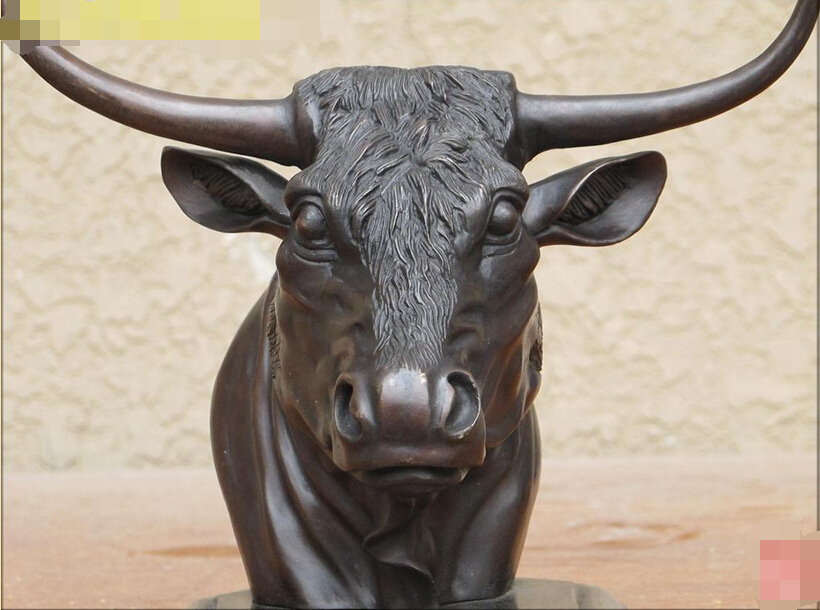
#> input picture images/bull3.jpg, 820 x 610 px
$ python convert_to_grayscale.py --input_dir ../../images --output_dir out
#> lines starting #> are read from the running program, lines starting #| are printed output that depends on the picture
"""Grayscale image converter.
Converts all images in a given input directory to grayscale, and save them to an output directory.
"""
import argparse
import os
from os import walk

from PIL import Image

parser = argparse.ArgumentParser()
parser.add_argument('-i', '--input_dir', required=True)
parser.add_argument('-o', '--output_dir', required=True)
args = parser.parse_args()

if not os.path.exists(args.output_dir):
    os.makedirs(args.output_dir)

for (dirpath, dirnames, filenames) in walk(args.input_dir):
    for filename in filenames:
        path = os.path.abspath(os.path.join(dirpath, filename))
        im = Image.open(path).convert('L')
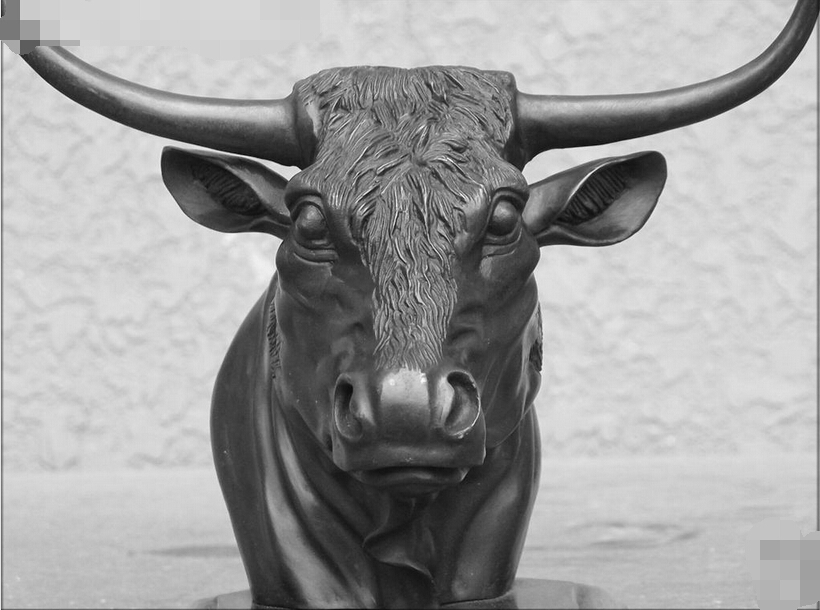
#> im: PIL image 820x610 L; min 7, max 253, mean 158.4
        out_path = os.path.abspath(os.path.join(args.output_dir, filename))
        im.save(out_path)

$ run again, on images/cat-eye1.jpg
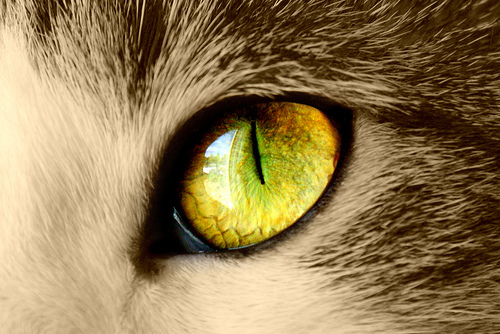
#> input picture images/cat-eye1.jpg, 500 x 334 px
#> `im = Image.open(path).convert('L')`:
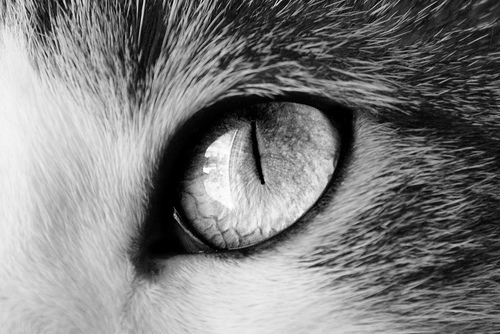
#> im: PIL image 500x334 L; min 0, max 255, mean 126.1

$ run again, on images/cat-face1.jpg
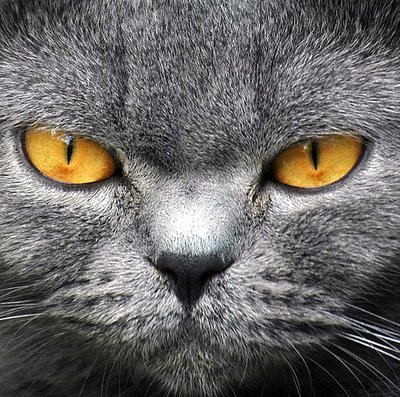
#> input picture images/cat-face1.jpg, 400 x 397 px
#> `im = Image.open(path).convert('L')`:
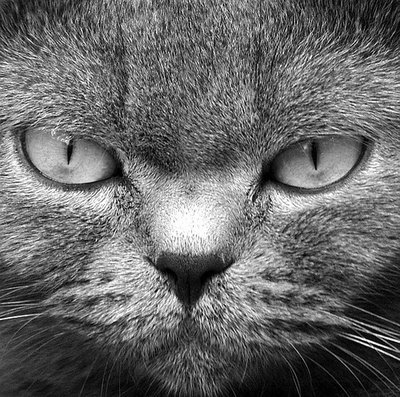
#> im: PIL image 400x397 L; min 0, max 255, mean 103.8

$ run again, on images/cat-face2.jpg
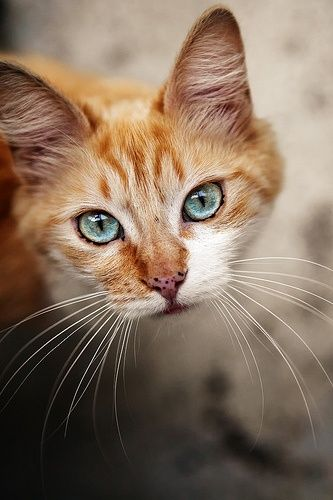
#> input picture images/cat-face2.jpg, 333 x 500 px
#> `im = Image.open(path).convert('L')`:
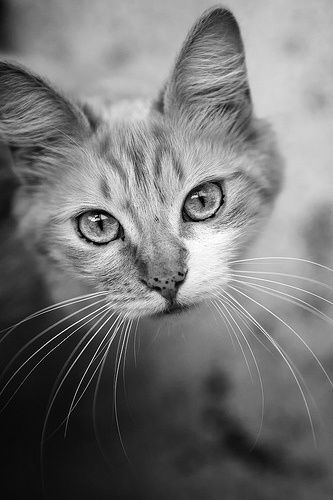
#> im: PIL image 333x500 L; min 0, max 255, mean 117
